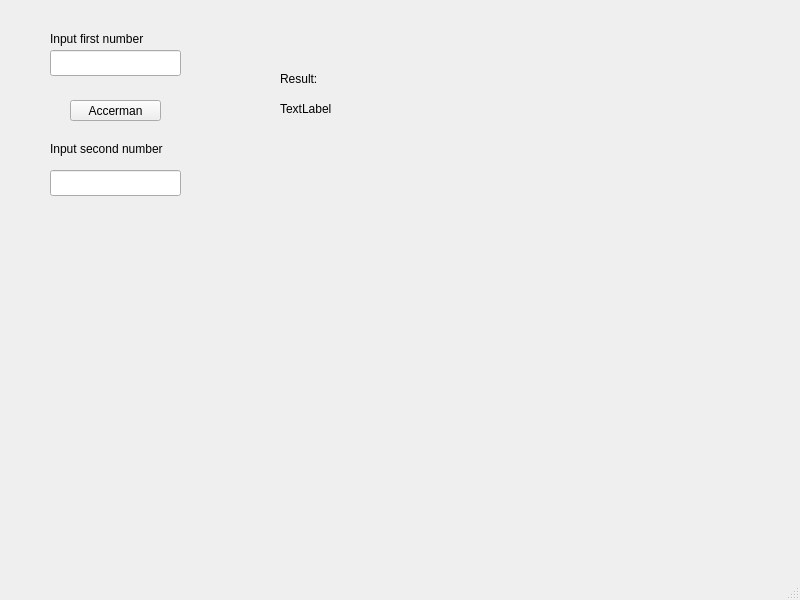
<?xml version="1.0" encoding="UTF-8"?>
<ui version="4.0">
 <class>MainWindow</class>
 <widget class="QMainWindow" name="MainWindow">
  <property name="geometry">
   <rect>
    <x>0</x>
    <y>0</y>
    <width>800</width>
    <height>600</height>
   </rect>
  </property>
  <property name="windowTitle">
   <string>MainWindow</string>
  </property>
  <widget class="QWidget" name="centralwidget">
   <widget class="QLabel" name="label">
    <property name="geometry">
     <rect>
      <x>50</x>
      <y>30</y>
      <width>141</width>
      <height>18</height>
     </rect>
    </property>
    <property name="text">
     <string>Input first number</string>
    </property>
   </widget>
   <widget class="QLabel" name="label_2">
    <property name="geometry">
     <rect>
      <x>50</x>
      <y>140</y>
      <width>161</width>
      <height>18</height>
     </rect>
    </property>
    <property name="text">
     <string>Input second number</string>
    </property>
   </widget>
   <widget class="QLineEdit" name="lineEdit">
    <property name="geometry">
     <rect>
      <x>50</x>
      <y>50</y>
      <width>131</width>
      <height>26</height>
     </rect>
    </property>
   </widget>
   <widget class="QLineEdit" name="lineEdit_2">
    <property name="geometry">
     <rect>
      <x>50</x>
      <y>170</y>
      <width>131</width>
      <height>26</height>
     </rect>
    </property>
   </widget>
   <widget class="QPushButton" name="pushButton">
    <property name="geometry">
     <rect>
      <x>70</x>
      <y>100</y>
      <width>91</width>
      <height>21</height>
     </rect>
    </property>
    <property name="text">
     <string>Accerman</string>
    </property>
   </widget>
   <widget class="QLabel" name="result">
    <property name="geometry">
     <rect>
      <x>280</x>
      <y>100</y>
      <width>171</width>
      <height>18</height>
     </rect>
    </property>
    <property name="text">
     <string>TextLabel</string>
    </property>
   </widget>
   <widget class="QLabel" name="label_4">
    <property name="geometry">
     <rect>
      <x>280</x>
      <y>70</y>
      <width>171</width>
      <height>18</height>
     </rect>
    </property>
    <property name="text">
     <string>Result:</string>
    </property>
   </widget>
  </widget>
  <widget class="QMenuBar" name="menubar">
   <property name="geometry">
    <rect>
     <x>0</x>
     <y>0</y>
     <width>800</width>
     <height>23</height>
    </rect>
   </property>
  </widget>
  <widget class="QStatusBar" name="statusbar"/>
 </widget>
 <resources/>
 <connections/>
</ui>
